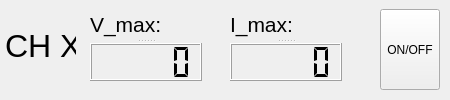
<?xml version="1.0" encoding="UTF-8"?>
<ui version="4.0">
 <class>HMP_CHANNEL</class>
 <widget class="QWidget" name="HMP_CHANNEL">
  <property name="geometry">
   <rect>
    <x>0</x>
    <y>0</y>
    <width>450</width>
    <height>100</height>
   </rect>
  </property>
  <property name="windowTitle">
   <string>Form</string>
  </property>
  <widget class="QToolButton" name="pbOnOff">
   <property name="geometry">
    <rect>
     <x>380</x>
     <y>9</y>
     <width>60</width>
     <height>81</height>
    </rect>
   </property>
   <property name="maximumSize">
    <size>
     <width>60</width>
     <height>16777215</height>
    </size>
   </property>
   <property name="statusTip">
    <string notr="true"/>
   </property>
   <property name="autoFillBackground">
    <bool>true</bool>
   </property>
   <property name="styleSheet">
    <string notr="true"/>
   </property>
   <property name="text">
    <string>ON/OFF</string>
   </property>
   <property name="checkable">
    <bool>true</bool>
   </property>
  </widget>
  <widget class="QLabel" name="lbCh">
   <property name="geometry">
    <rect>
     <x>5</x>
     <y>10</y>
     <width>71</width>
     <height>71</height>
    </rect>
   </property>
   <property name="font">
    <font>
     <pointsize>24</pointsize>
    </font>
   </property>
   <property name="text">
    <string>CH X</string>
   </property>
  </widget>
  <widget class="QSplitter" name="Volt">
   <property name="geometry">
    <rect>
     <x>90</x>
     <y>10</y>
     <width>112</width>
     <height>71</height>
    </rect>
   </property>
   <property name="orientation">
    <enum>Qt::Vertical</enum>
   </property>
   <widget class="QLabel" name="lblVmax">
    <property name="maximumSize">
     <size>
      <width>112</width>
      <height>29</height>
     </size>
    </property>
    <property name="font">
     <font>
      <pointsize>16</pointsize>
     </font>
    </property>
    <property name="text">
     <string>V_max: </string>
    </property>
   </widget>
   <widget class="QLCDNumber" name="lcdVoltage">
    <property name="font">
     <font>
      <weight>50</weight>
      <bold>false</bold>
     </font>
    </property>
    <property name="autoFillBackground">
     <bool>true</bool>
    </property>
    <property name="styleSheet">
     <string notr="true"/>
    </property>
    <property name="smallDecimalPoint">
     <bool>false</bool>
    </property>
    <property name="digitCount">
     <number>5</number>
    </property>
    <property name="segmentStyle">
     <enum>QLCDNumber::Flat</enum>
    </property>
   </widget>
  </widget>
  <widget class="QSplitter" name="Current">
   <property name="geometry">
    <rect>
     <x>230</x>
     <y>10</y>
     <width>112</width>
     <height>71</height>
    </rect>
   </property>
   <property name="orientation">
    <enum>Qt::Vertical</enum>
   </property>
   <widget class="QLabel" name="lblImax">
    <property name="maximumSize">
     <size>
      <width>112</width>
      <height>29</height>
     </size>
    </property>
    <property name="font">
     <font>
      <pointsize>16</pointsize>
     </font>
    </property>
    <property name="text">
     <string>I_max: </string>
    </property>
   </widget>
   <widget class="QLCDNumber" name="lcdCurrent">
    <property name="sizePolicy">
     <sizepolicy hsizetype="Fixed" vsizetype="Fixed">
      <horstretch>0</horstretch>
      <verstretch>0</verstretch>
     </sizepolicy>
    </property>
    <property name="smallDecimalPoint">
     <bool>false</bool>
    </property>
    <property name="digitCount">
     <number>5</number>
    </property>
    <property name="segmentStyle">
     <enum>QLCDNumber::Flat</enum>
    </property>
   </widget>
  </widget>
 </widget>
 <resources/>
 <connections/>
</ui>
